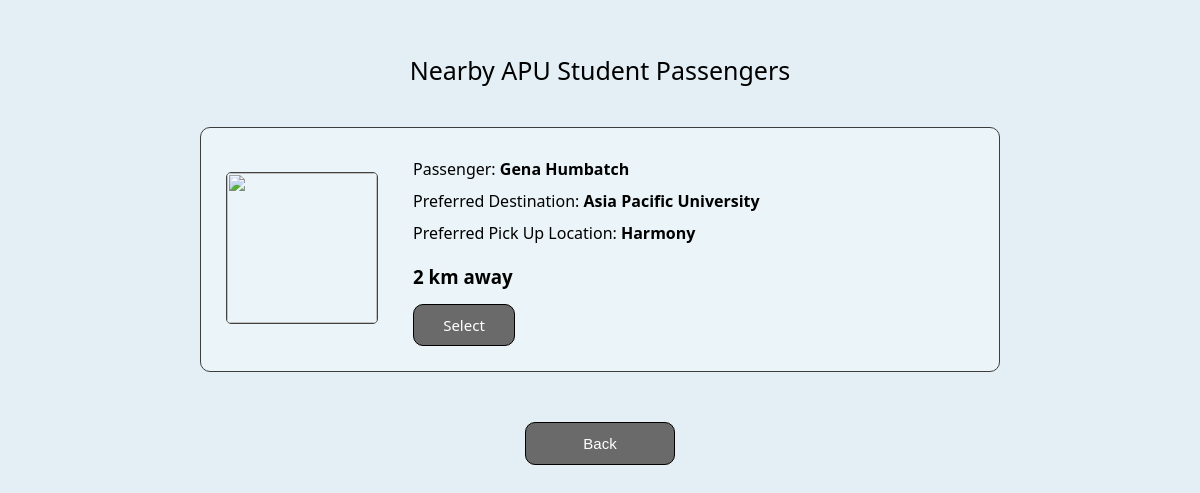
The app's page /ViewNearbyPassengers.php (signed in) with its own data.
### tables this page shows
CREATE TABLE `passengerprofile` (
  `PassengerID` int(10) NOT NULL,
  `UserID` int(10) NOT NULL,
  `PreferredPickUpLocation` varchar(200) NOT NULL,
  `PreferredDropOffLocation` varchar(200) NOT NULL,
  `StarRating` decimal(2,1) NOT NULL,
  `DistanceBetweenKM` varchar(20) NOT NULL
);

CREATE TABLE `user` (
  `UserID` int(10) NOT NULL,
  `RoleID` int(10) NOT NULL,
  `Email` varchar(30) NOT NULL,
  `Password` varchar(20) NOT NULL,
  `Username` varchar(20) NOT NULL,
  `Name` varchar(50) NOT NULL,
  `Gender` varchar(10) NOT NULL,
  `AccountStatus` varchar(20) DEFAULT 'Active'
);

### ViewNearbyPassengers.php (the view, shortened to what this page needs)
<?php
    include 'dbconn.php';
    $userID = $_SESSION["user_id"];
    $passenger = "";
    if ($userID) {
        $query = "SELECT u.userID AS PassengerID, u.Name, pp.PreferredPickUpLocation AS PickUpLocation, pp.PreferredDropOffLocation AS DropOffLocation
                  FROM user u
                  JOIN passengerprofile pp ON u.userID = pp.passengerID
                  WHERE u.RoleID = 2
                  ORDER BY RAND() LIMIT 1";
        $result = mysqli_query($conn, $query);
        if (mysqli_num_rows($result) > 0) {
            $passenger = mysqli_fetch_assoc($result);
        }
    }
?>
<!DOCTYPE html>
<html lang="en">
<head>
    <link rel="stylesheet" href="styleV.css">
</head>
<body>
    <div class="center-wrapper" style="max-width: 800px;">
        <h2>Nearby APU Student Passengers</h2>
        <div style="width: 100%;">
            <?php if ($passenger): ?>
                <div class="passengerInfo textBorder" style="display: flex; flex-direction: row; align-items: center; padding: 25px; gap: 35px; margin-bottom: 20px;">
                    <div class="ProfilePic" style="flex-shrink: 0;">
                        <img src="profilepic2.jpg" width="150" height="150" style="border: 1px solid #434242; border-radius: 5px; object-fit: cover;">
                    </div>
                    <div class="info-section" style="text-align: left; display: flex; flex-direction: column; width: 100%;">
                        <p class="passengerName" style="margin: 5px 0;">Passenger: <strong><?php echo htmlspecialchars($passenger['Name']); ?></strong></p>
                        <p class="DropOffLocation" style="margin: 5px 0;">Preferred Destination: <strong><?php echo htmlspecialchars($passenger['DropOffLocation']); ?></strong></p>
                        <p class="PickUpfLocation" style="margin: 5px 0;">Preferred Pick Up Location: <strong><?php echo htmlspecialchars($passenger['PickUpLocation']); ?></strong></p>
                        <h3 style="margin: 15px 0 10px 0;">2 km away</h3>
                        <a href="RideRequestStatusPage.php?passenger_id=<?php echo urlencode($passenger['PassengerID']); ?>" class="baseBtn" style="width: 100px; padding: 10px 0; margin-top: 5px;">Select</a>
                    </div>
                </div>
            <?php else: ?>
                <p style="text-align: center;">No nearby passengers found.</p>
            <?php endif; ?>
        </div>
    </div>
    <div class="buttonDisplay">
        <button style="margin-top: 30px" type="button" class="baseBtn" onclick="window.location.href='MainPageVD.php';">Back</button>
    </div>
</body>
</html>

### styleV.css (style rules this page uses)
body { background-color: rgb(227, 239, 245); font-family: 'Segoe UI', Tahoma, Geneva, Verdana, sans-serif; padding: 60px; }
.center-wrapper { max-width: 600px; margin: 0 auto; display: flex; flex-direction: column; align-items: center; text-align: center; gap: 25px; }
.info-section { flex: 0.95; }
h2 { color: rgb(0, 0, 0); text-align: left; font-size: 25px; font-weight: normal; margin: -15px 0 15px 0; }
.textBorder { box-sizing: border-box; border: 1px solid #3e3d3d; width: 100%; background-color: rgba(255, 255, 255, 0.291); border-radius: 10px; }
.buttonDisplay { display: flex; justify-content: center; }
.baseBtn, input[type="submit"].baseBtn { display: inline-block; text-align: center; text-decoration: none; cursor: pointer; border-radius: 10px; border: 1px solid black; padding: 12px 24px; font-size: 15px; color: white; background-color: rgb(106, 106, 106); width: 150px; }

### records on screen
passengerprofile: UserID.Name "Gena Humbatch", PreferredDropOffLocation "Asia Pacific University", PreferredPickUpLocation "Harmony"
